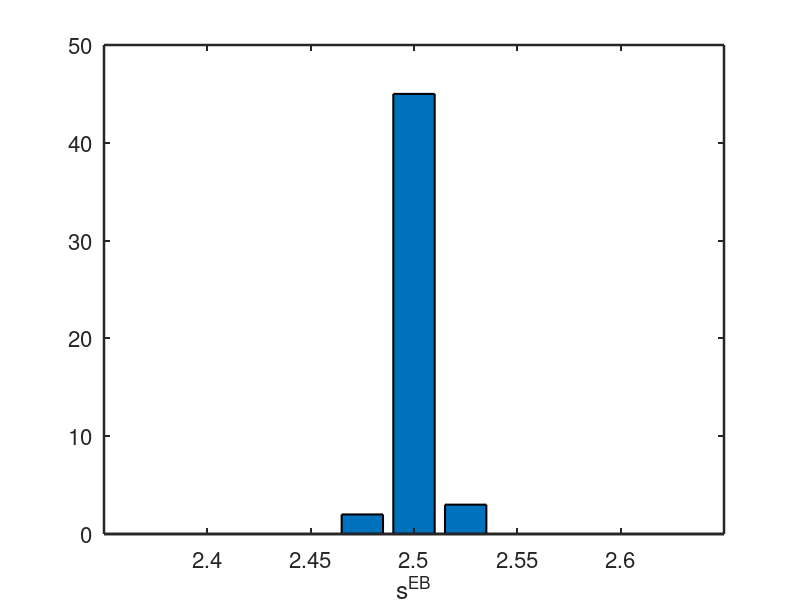

MATLAB code for this plot: (Note: this script raises an error after producing the figure.)
load data_variance sol_KF sol_MLE  MLE_ave_err_s KF_ave_err_s

axesfontsize=16;
axeslinewidth=1.8;
linelinewidth=1.8;
patchlinewidth=1.5;
set(0,'defaultaxesfontsize',axesfontsize,'defaultaxeslinewidth',axeslinewidth,...
    'defaultlinelinewidth',linelinewidth,'defaultpatchlinewidth',patchlinewidth)
figure
hist_ax=2.4:0.025:2.6;
temp=hist(sol_MLE(:,1),hist_ax);
bar(hist_ax,temp)
set(gca,'XTick',2.4:0.05:2.6);
xlabel('s^{EB}');
h=gcf;
myprint('var_hist_MLE',h)

figure
hist_ax=0.85:0.05:1.2;
temp=hist(sol_KF(:,1),hist_ax);
bar(hist_ax,temp)
set(gca,'XTick',0.85:0.05:1.2);
xlabel('s^{KF}');
h=gcf;
myprint('var_hist_KF',h)
